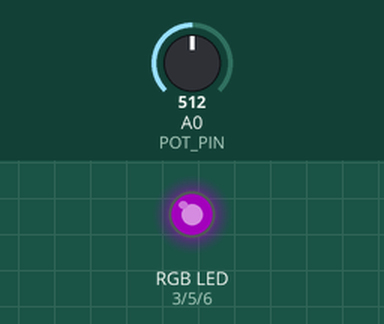
Recording of a sketch running on a simulated Arduino Uno, built with avr-gcc and run on an emulated ATmega328P. Parts: an RGB LED mixed from three pins (HIGH = lit). The test bench sets the inputs (shaded band); at power-on: A0 (POT_PIN) = 512. Dim RGB values are drawn brighter than linear.

Above: at 4.48 s.
6.0 s: A0 (POT_PIN) set to 122
At 6.83 s:
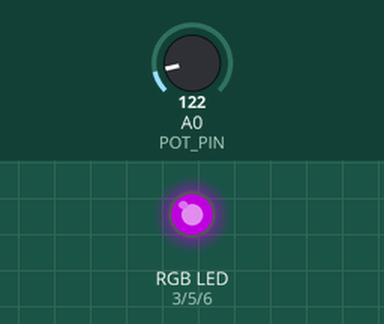
12.2 s: A0 (POT_PIN) set to 0
At 14.1 s:
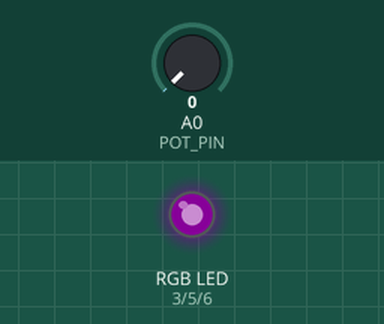
Timing chart, 0 to 15.6 s (numbered marks = the images above; inputs shaded):
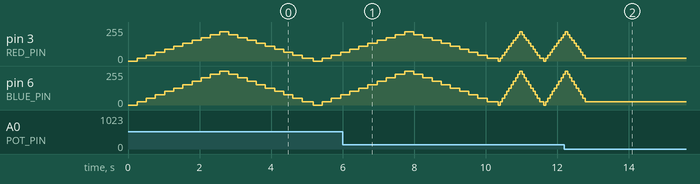

The sketch:

analog_rgb.ino
```cpp
#define RED_PIN 3
#define GREEN_PIN 5
#define BLUE_PIN 6
#define POT_PIN A0 // Analog Pin 0

void setup()
{
  pinMode(RED_PIN, OUTPUT);
  pinMode(GREEN_PIN, OUTPUT);
  pinMode(BLUE_PIN, OUTPUT);
  // Analog Pins do not need a pinMode set.
}

void loop()
{
  // reads a value between 0 and 1023 (2^10 - 1)
  int potValue = analogRead(POT_PIN);

  // scale the value of the reading so that it will be
  // a valid brightness for the LED.
  /*
  int brightness = map(potValue, 0, 1023, 0, 255);

  analogWrite(RED_PIN, brightness);
  analogWrite(GREEN_PIN, brightness);
  analogWrite(BLUE_PIN, brightness);

  delay(50);
  */
  int timespan = potValue * 5;

  fadeIn(220, 0, 255, timespan);
  fadeOut(220, 0, 255, timespan);

  delay(50);
}

// Sets the LED Color to a given RGB value.
void setLEDColor(int red, int green, int blue)
{
  analogWrite(RED_PIN, red);
  analogWrite(GREEN_PIN, green);
  analogWrite(BLUE_PIN, blue);
}

// Turn the LED Off.
void clearLED()
{
  setLEDColor(0,0,0);
}

// Fade into a chosen color over a given timespan.
void fadeIn(int red, int green, int blue, int milliseconds)
{
  int r = 0, g = 0, b = 0;
  for(int i = 1; i <= 10; i++)
  {
    setLEDColor(r, g, b);
    delay(milliseconds / 10);
    r = (i/10.0) * red;
    g = (i/10.0) * green;
    b = (i/10.0) * blue;
  }
}

// Fade out from a chosen color over a given timespan.
void fadeOut(int red, int green, int blue, int milliseconds)
{
  int r = red, g = green, b = blue;
  for(int i = 9; i >= 0; i--)
  {
    setLEDColor(r, g, b);
    delay(milliseconds / 10);
    r = (i/10.0) * red;
    g = (i/10.0) * green;
    b = (i/10.0) * blue;
  }
}

void fadeLightBlueToDarkPurple()
{
  int r = 120, g = 180, b = 255;
  for(int i = 1; i <= 10; i++)
  {
    setLEDColor(r, g, b);
    delay(2500/10);
    r = ((80-120)/2500) * ((2500/10)*i) + 120;
    g = ((0-180)/2500) * ((2500/10)*i) + 180;
    b = ((90-255)/2500) * ((2500/10)*i) + 255;
  }
}

void fadeColors(int r1, int g1, int b1, int r2, int g2, int b2, int ms)
{
  int r = r1, g = g1, b = b1;
  for(int i = 1; i <= 10; i++)
  {
    setLEDColor(r, g, b);
    delay(ms/10);
    r = ((r2-r1)/ms) * ((ms/10)*i) + r1;
    g = ((g2-g1)/ms) * ((ms/10)*i) + g1;
    b = ((b2-b1)/ms) * ((ms/10)*i) + b1;
  }
}
```

Measured:
- after the input at 12.2 s, pin 3 (RED_PIN): goes on until 12.8 s, then stays 22/255; pin 6 (BLUE_PIN): goes on until 12.8 s, then stays 25/255
